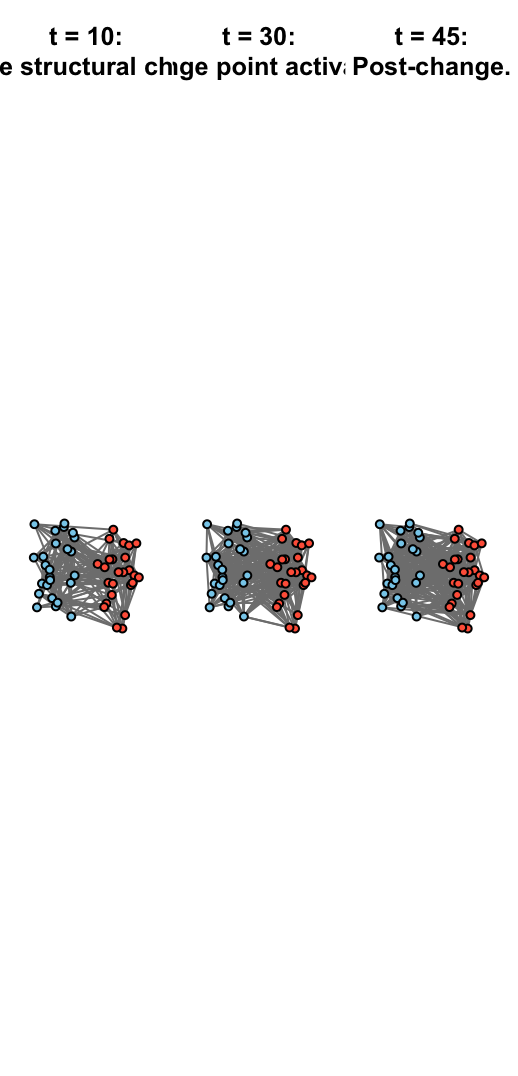

Recreate this plot in R.
devtools::load_all()

# Define parameters
set.seed(42)
n <- 50                 # Total number of nodes
K <- 2                  # Number of communities
Z <- matrix(0, n, K)    # Membership matrix
Z[1:(n/2), 1] <- 1
Z[((n/2)+1):n, 2] <- 1

B <- matrix(c(0.2, 0.1, 0.1, 0.2), nrow=2, byrow=TRUE)  # base connection probabilities

theta <- runif(n, 0.8, 1.2)  # degree heterogeneity

T <- 50                # Total time steps
t_star <- 30           # Start of structural change
persistence <- 0       # No label change in this simulation

theta_spread_change = 0.25
theta_spread_blocks = c(1)

# Generate dynamic SBM using your function
dynamic_networks <- generate_dynamic_sbm(
  n = n,
  K = K,
  Z = Z,
  B = B,
  new_B = new_B,
  theta = theta,
  T = T,
  persistence = persistence,
  start_time = t_star,
  end_time = T,
  theta_fluctuate = FALSE,
  theta_spread_change = theta_spread_change,
  theta_spread_blocks = theta_spread_blocks
)
# Define label extractor
get_labels_from_Z <- function(Z) {
  apply(Z, 1, function(row) which(row == 1))
}
node_labels <- get_labels_from_Z(Z)

# Assign community colors
community_colors <- c("skyblue", "tomato")[node_labels]

# Choose time points of interest
time_points <- c(10, 30, 45)

# Description for each time point
descriptions <- c(
  "t = 10:\nBefore structural change.",
  "t = 30:\nChange point activated.",
  "t = 45:\nPost-change."
)

# Fix layout for consistent visualization
#g_example <- graph_from_adjacency_matrix(dynamic_networks[[1]], mode = "undirected")
#layout_pos <- layout_with_fr(g_example)

# Manual layout: side-by-side positioning by community
layout_pos <- matrix(NA, nrow = n, ncol = 2)
layout_pos[node_labels == 1, 1] <- runif(sum(node_labels == 1), min = -1, max = -0.2)  # Left group
layout_pos[node_labels == 2, 1] <- runif(sum(node_labels == 2), min = 0.2, max = 1)    # Right group
layout_pos[, 2] <- runif(n, min = -1, max = 1)  # vertical jitter


# Shewhart charts
par(mfrow = c(1, 3), mar = c(1, 1, 4, 1))  # More top margin for caption
for (i in 1:3) {
  t <- time_points[i]
  g_t <- graph_from_adjacency_matrix(dynamic_networks[[t]], mode = "undirected")

  plot(g_t,
       layout = layout_pos,
       vertex.label = NA,
       vertex.size = 15,
       vertex.color = community_colors,
       edge.color = "gray50",
       main = descriptions[i])
}
par(mfrow = c(1, 1))
plot_simulation_summary(dynamic_networks, node_labels, sim_title = "Simulation 3")

# === Compute F1–F9 summaries ===
F_time_series <- compute_all_F_series(dynamic_networks)

par(mfrow = c(3, 3), mar = c(4, 4, 2, 1))
for (i in 1:9) {
  plot(F_time_series[[i]], type = "l",
       main = paste0("F", i),
       xlab = "Time", ylab = paste0("F", i))
  abline(v = t_star, col = "red", lty = 2)
}

par(mfrow = c(1, 1))
